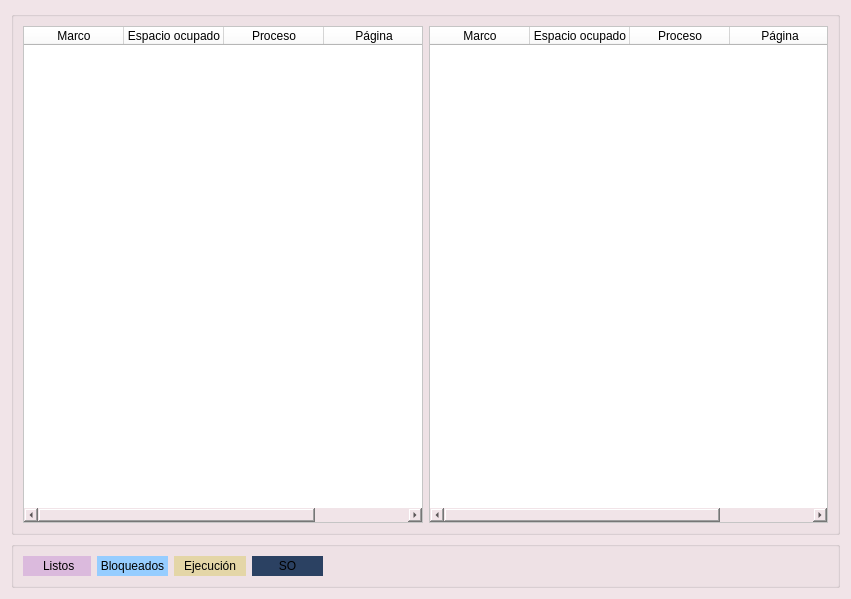
<?xml version="1.0" encoding="UTF-8"?>
<ui version="4.0">
 <class>PagDialog</class>
 <widget class="QDialog" name="PagDialog">
  <property name="geometry">
   <rect>
    <x>0</x>
    <y>0</y>
    <width>851</width>
    <height>599</height>
   </rect>
  </property>
  <property name="palette">
   <palette>
    <active>
     <colorrole role="WindowText">
      <brush brushstyle="SolidPattern">
       <color alpha="255">
        <red>0</red>
        <green>0</green>
        <blue>0</blue>
       </color>
      </brush>
     </colorrole>
     <colorrole role="Button">
      <brush brushstyle="SolidPattern">
       <color alpha="255">
        <red>241</red>
        <green>228</green>
        <blue>232</blue>
       </color>
      </brush>
     </colorrole>
     <colorrole role="Light">
      <brush brushstyle="SolidPattern">
       <color alpha="255">
        <red>255</red>
        <green>255</green>
        <blue>255</blue>
       </color>
      </brush>
     </colorrole>
     <colorrole role="Midlight">
      <brush brushstyle="SolidPattern">
       <color alpha="255">
        <red>227</red>
        <green>227</green>
        <blue>227</blue>
       </color>
      </brush>
     </colorrole>
     <colorrole role="Dark">
      <brush brushstyle="SolidPattern">
       <color alpha="255">
        <red>160</red>
        <green>160</green>
        <blue>160</blue>
       </color>
      </brush>
     </colorrole>
     <colorrole role="Mid">
      <brush brushstyle="SolidPattern">
       <color alpha="255">
        <red>160</red>
        <green>160</green>
        <blue>160</blue>
       </color>
      </brush>
     </colorrole>
     <colorrole role="Text">
      <brush brushstyle="SolidPattern">
       <color alpha="255">
        <red>0</red>
        <green>0</green>
        <blue>0</blue>
       </color>
      </brush>
     </colorrole>
     <colorrole role="BrightText">
      <brush brushstyle="SolidPattern">
       <color alpha="255">
        <red>255</red>
        <green>255</green>
        <blue>255</blue>
       </color>
      </brush>
     </colorrole>
     <colorrole role="ButtonText">
      <brush brushstyle="SolidPattern">
       <color alpha="255">
        <red>0</red>
        <green>0</green>
        <blue>0</blue>
       </color>
      </brush>
     </colorrole>
     <colorrole role="Base">
      <brush brushstyle="SolidPattern">
       <color alpha="255">
        <red>241</red>
        <green>228</green>
        <blue>232</blue>
       </color>
      </brush>
     </colorrole>
     <colorrole role="Window">
      <brush brushstyle="SolidPattern">
       <color alpha="255">
        <red>241</red>
        <green>228</green>
        <blue>232</blue>
       </color>
      </brush>
     </colorrole>
     <colorrole role="Shadow">
      <brush brushstyle="SolidPattern">
       <color alpha="255">
        <red>105</red>
        <green>105</green>
        <blue>105</blue>
       </color>
      </brush>
     </colorrole>
     <colorrole role="AlternateBase">
      <brush brushstyle="SolidPattern">
       <color alpha="255">
        <red>248</red>
        <green>241</green>
        <blue>243</blue>
       </color>
      </brush>
     </colorrole>
     <colorrole role="ToolTipBase">
      <brush brushstyle="SolidPattern">
       <color alpha="255">
        <red>255</red>
        <green>255</green>
        <blue>220</blue>
       </color>
      </brush>
     </colorrole>
     <colorrole role="ToolTipText">
      <brush brushstyle="SolidPattern">
       <color alpha="255">
        <red>0</red>
        <green>0</green>
        <blue>0</blue>
       </color>
      </brush>
     </colorrole>
     <colorrole role="PlaceholderText">
      <brush brushstyle="SolidPattern">
       <color alpha="127">
        <red>0</red>
        <green>0</green>
        <blue>0</blue>
       </color>
      </brush>
     </colorrole>
    </active>
    <inactive>
     <colorrole role="WindowText">
      <brush brushstyle="SolidPattern">
       <color alpha="255">
        <red>0</red>
        <green>0</green>
        <blue>0</blue>
       </color>
      </brush>
     </colorrole>
     <colorrole role="Button">
      <brush brushstyle="SolidPattern">
       <color alpha="255">
        <red>241</red>
        <green>228</green>
        <blue>232</blue>
       </color>
      </brush>
     </colorrole>
     <colorrole role="Light">
      <brush brushstyle="SolidPattern">
       <color alpha="255">
        <red>255</red>
        <green>255</green>
        <blue>255</blue>
       </color>
      </brush>
     </colorrole>
     <colorrole role="Midlight">
      <brush brushstyle="SolidPattern">
       <color alpha="255">
        <red>227</red>
        <green>227</green>
        <blue>227</blue>
       </color>
      </brush>
     </colorrole>
     <colorrole role="Dark">
      <brush brushstyle="SolidPattern">
       <color alpha="255">
        <red>160</red>
        <green>160</green>
        <blue>160</blue>
       </color>
      </brush>
     </colorrole>
     <colorrole role="Mid">
      <brush brushstyle="SolidPattern">
       <color alpha="255">
        <red>160</red>
        <green>160</green>
        <blue>160</blue>
       </color>
      </brush>
     </colorrole>
     <colorrole role="Text">
      <brush brushstyle="SolidPattern">
       <color alpha="255">
        <red>0</red>
        <green>0</green>
        <blue>0</blue>
       </color>
      </brush>
     </colorrole>
     <colorrole role="BrightText">
      <brush brushstyle="SolidPattern">
       <color alpha="255">
        <red>255</red>
        <green>255</green>
        <blue>255</blue>
       </color>
      </brush>
     </colorrole>
     <colorrole role="ButtonText">
      <brush brushstyle="SolidPattern">
       <color alpha="255">
        <red>0</red>
        <green>0</green>
        <blue>0</blue>
       </color>
      </brush>
     </colorrole>
     <colorrole role="Base">
      <brush brushstyle="SolidPattern">
       <color alpha="255">
        <red>241</red>
        <green>228</green>
        <blue>232</blue>
       </color>
      </brush>
     </colorrole>
     <colorrole role="Window">
      <brush brushstyle="SolidPattern">
       <color alpha="255">
        <red>241</red>
        <green>228</green>
        <blue>232</blue>
       </color>
      </brush>
     </colorrole>
     <colorrole role="Shadow">
      <brush brushstyle="SolidPattern">
       <color alpha="255">
        <red>105</red>
        <green>105</green>
        <blue>105</blue>
       </color>
      </brush>
     </colorrole>
     <colorrole role="AlternateBase">
      <brush brushstyle="SolidPattern">
       <color alpha="255">
        <red>248</red>
        <green>241</green>
        <blue>243</blue>
       </color>
      </brush>
     </colorrole>
     <colorrole role="ToolTipBase">
      <brush brushstyle="SolidPattern">
       <color alpha="255">
        <red>255</red>
        <green>255</green>
        <blue>220</blue>
       </color>
      </brush>
     </colorrole>
     <colorrole role="ToolTipText">
      <brush brushstyle="SolidPattern">
       <color alpha="255">
        <red>0</red>
        <green>0</green>
        <blue>0</blue>
       </color>
      </brush>
     </colorrole>
     <colorrole role="PlaceholderText">
      <brush brushstyle="SolidPattern">
       <color alpha="127">
        <red>0</red>
        <green>0</green>
        <blue>0</blue>
       </color>
      </brush>
     </colorrole>
    </inactive>
    <disabled>
     <colorrole role="WindowText">
      <brush brushstyle="SolidPattern">
       <color alpha="255">
        <red>120</red>
        <green>120</green>
        <blue>120</blue>
       </color>
      </brush>
     </colorrole>
     <colorrole role="Button">
      <brush brushstyle="SolidPattern">
       <color alpha="255">
        <red>241</red>
        <green>228</green>
        <blue>232</blue>
       </color>
      </brush>
     </colorrole>
     <colorrole role="Light">
      <brush brushstyle="SolidPattern">
       <color alpha="255">
        <red>255</red>
        <green>255</green>
        <blue>255</blue>
       </color>
      </brush>
     </colorrole>
     <colorrole role="Midlight">
      <brush brushstyle="SolidPattern">
       <color alpha="255">
        <red>247</red>
        <green>247</green>
        <blue>247</blue>
       </color>
      </brush>
     </colorrole>
     <colorrole role="Dark">
      <brush brushstyle="SolidPattern">
       <color alpha="255">
        <red>160</red>
        <green>160</green>
        <blue>160</blue>
       </color>
      </brush>
     </colorrole>
     <colorrole role="Mid">
      <brush brushstyle="SolidPattern">
       <color alpha="255">
        <red>160</red>
        <green>160</green>
        <blue>160</blue>
       </color>
      </brush>
     </colorrole>
     <colorrole role="Text">
      <brush brushstyle="SolidPattern">
       <color alpha="255">
        <red>120</red>
        <green>120</green>
        <blue>120</blue>
       </color>
      </brush>
     </colorrole>
     <colorrole role="BrightText">
      <brush brushstyle="SolidPattern">
       <color alpha="255">
        <red>255</red>
        <green>255</green>
        <blue>255</blue>
       </color>
      </brush>
     </colorrole>
     <colorrole role="ButtonText">
      <brush brushstyle="SolidPattern">
       <color alpha="255">
        <red>120</red>
        <green>120</green>
        <blue>120</blue>
       </color>
      </brush>
     </colorrole>
     <colorrole role="Base">
      <brush brushstyle="SolidPattern">
       <color alpha="255">
        <red>241</red>
        <green>228</green>
        <blue>232</blue>
       </color>
      </brush>
     </colorrole>
     <colorrole role="Window">
      <brush brushstyle="SolidPattern">
       <color alpha="255">
        <red>241</red>
        <green>228</green>
        <blue>232</blue>
       </color>
      </brush>
     </colorrole>
     <colorrole role="Shadow">
      <brush brushstyle="SolidPattern">
       <color alpha="255">
        <red>0</red>
        <green>0</green>
        <blue>0</blue>
       </color>
      </brush>
     </colorrole>
     <colorrole role="AlternateBase">
      <brush brushstyle="SolidPattern">
       <color alpha="255">
        <red>241</red>
        <green>228</green>
        <blue>232</blue>
       </color>
      </brush>
     </colorrole>
     <colorrole role="ToolTipBase">
      <brush brushstyle="SolidPattern">
       <color alpha="255">
        <red>255</red>
        <green>255</green>
        <blue>220</blue>
       </color>
      </brush>
     </colorrole>
     <colorrole role="ToolTipText">
      <brush brushstyle="SolidPattern">
       <color alpha="255">
        <red>0</red>
        <green>0</green>
        <blue>0</blue>
       </color>
      </brush>
     </colorrole>
     <colorrole role="PlaceholderText">
      <brush brushstyle="SolidPattern">
       <color alpha="127">
        <red>120</red>
        <green>114</green>
        <blue>116</blue>
       </color>
      </brush>
     </colorrole>
    </disabled>
   </palette>
  </property>
  <property name="windowTitle">
   <string>Tabla de páginas</string>
  </property>
  <property name="styleSheet">
   <string notr="true">background-color: #f1e4e8;</string>
  </property>
  <layout class="QGridLayout" name="gridLayout_2">
   <item row="0" column="0">
    <widget class="QGroupBox" name="groupBox">
     <property name="title">
      <string/>
     </property>
     <layout class="QGridLayout" name="gridLayout">
      <item row="0" column="4">
       <widget class="QTableWidget" name="memoria2_tableWidget">
        <property name="focusPolicy">
         <enum>Qt::NoFocus</enum>
        </property>
        <property name="styleSheet">
         <string notr="true">background-color: #ffffff;</string>
        </property>
        <property name="editTriggers">
         <set>QAbstractItemView::NoEditTriggers</set>
        </property>
        <attribute name="verticalHeaderVisible">
         <bool>false</bool>
        </attribute>
        <column>
         <property name="text">
          <string>Marco</string>
         </property>
        </column>
        <column>
         <property name="text">
          <string>Espacio ocupado</string>
         </property>
        </column>
        <column>
         <property name="text">
          <string>Proceso</string>
         </property>
        </column>
        <column>
         <property name="text">
          <string>Página</string>
         </property>
        </column>
       </widget>
      </item>
      <item row="0" column="0">
       <widget class="QTableWidget" name="memoria1_tableWidget">
        <property name="focusPolicy">
         <enum>Qt::NoFocus</enum>
        </property>
        <property name="styleSheet">
         <string notr="true">background-color: #ffffff;</string>
        </property>
        <property name="editTriggers">
         <set>QAbstractItemView::NoEditTriggers</set>
        </property>
        <attribute name="verticalHeaderVisible">
         <bool>false</bool>
        </attribute>
        <column>
         <property name="text">
          <string>Marco</string>
         </property>
        </column>
        <column>
         <property name="text">
          <string>Espacio ocupado</string>
         </property>
        </column>
        <column>
         <property name="text">
          <string>Proceso</string>
         </property>
        </column>
        <column>
         <property name="text">
          <string>Página</string>
         </property>
        </column>
       </widget>
      </item>
     </layout>
    </widget>
   </item>
   <item row="1" column="0">
    <widget class="QGroupBox" name="groupBox_2">
     <property name="title">
      <string/>
     </property>
     <layout class="QHBoxLayout" name="horizontalLayout">
      <item>
       <widget class="QLabel" name="label">
        <property name="styleSheet">
         <string notr="true">background-color: #DBBADD;</string>
        </property>
        <property name="text">
         <string>      Listos     </string>
        </property>
        <property name="alignment">
         <set>Qt::AlignCenter</set>
        </property>
       </widget>
      </item>
      <item>
       <widget class="QLabel" name="label_2">
        <property name="styleSheet">
         <string notr="true">background-color: #96CDFF;</string>
        </property>
        <property name="text">
         <string> Bloqueados </string>
        </property>
        <property name="alignment">
         <set>Qt::AlignCenter</set>
        </property>
       </widget>
      </item>
      <item>
       <widget class="QLabel" name="label_3">
        <property name="styleSheet">
         <string notr="true">background-color: #E4D6A7;</string>
        </property>
        <property name="text">
         <string>   Ejecución   </string>
        </property>
        <property name="alignment">
         <set>Qt::AlignCenter</set>
        </property>
       </widget>
      </item>
      <item>
       <widget class="QLabel" name="label_4">
        <property name="styleSheet">
         <string notr="true">background-color: #2B4162;</string>
        </property>
        <property name="text">
         <string>        SO        </string>
        </property>
        <property name="alignment">
         <set>Qt::AlignCenter</set>
        </property>
       </widget>
      </item>
      <item>
       <spacer name="horizontalSpacer">
        <property name="orientation">
         <enum>Qt::Horizontal</enum>
        </property>
        <property name="sizeHint" stdset="0">
         <size>
          <width>40</width>
          <height>20</height>
         </size>
        </property>
       </spacer>
      </item>
     </layout>
    </widget>
   </item>
  </layout>
 </widget>
 <resources/>
 <connections/>
</ui>
